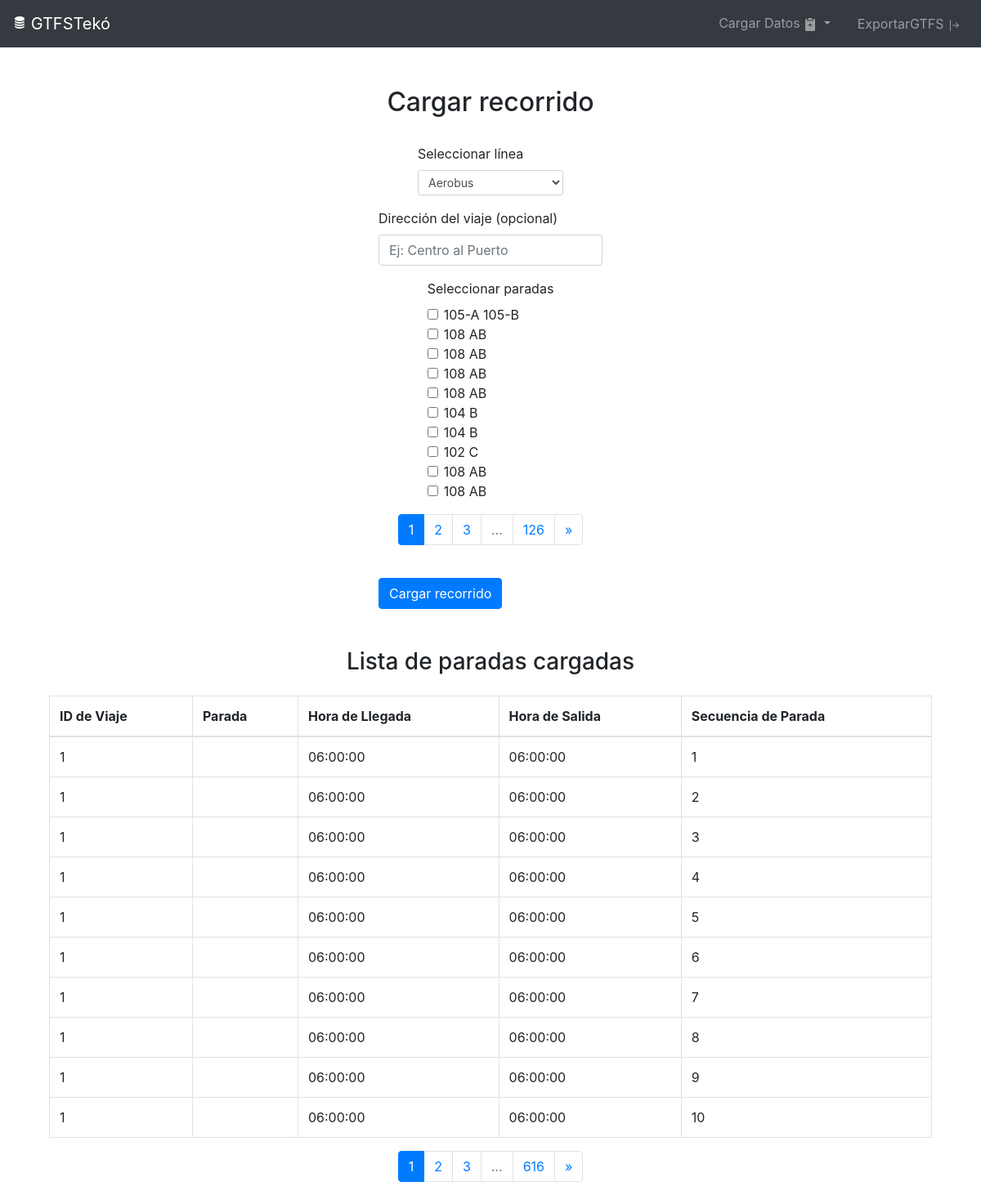
/gtfs/cargar_recorrido, run on the app's committed database.
### models/models.py (models this page shows)
class Stop(db.Model):
    stop_id = db.Column(db.Integer, primary_key=True)
    stop_name = db.Column(db.String(100), nullable=False)
    stop_lat = db.Column(db.Float, nullable=False)
    stop_lon = db.Column(db.Float, nullable=False)
    stop_desc = db.Column(db.String(100))

class StopTime(db.Model):
    trip_id = db.Column(db.Integer, db.ForeignKey('trip.trip_id'), primary_key=True)
    stop_id = db.Column(db.Integer, db.ForeignKey('stop.stop_id'))
    arrival_time = db.Column(db.String(8), nullable=False)
    departure_time = db.Column(db.String(8), nullable=False)
    stop_sequence = db.Column(db.Integer, nullable=False, primary_key=True)
    stop_lat = db.Column(db.Float, nullable=False)
    stop_lon = db.Column(db.Float, nullable=False)

### routes/recorrido_routes.py (the view, shortened to what this page needs)
@gtfs_bp.route('/cargar_recorrido', methods=['GET', 'POST'])
def cargar_recorrido():
    page = request.args.get('page', 1, type=int)
    stops_pagination = Stop.query.paginate(page=page, per_page=10)
    stop_times_page = request.args.get('stop_times_page', 1, type=int)
    stop_times_pagination = StopTime.query.paginate(page=stop_times_page, per_page=10)
    routes = Route.query.all()
    return render_template('cargar_recorrido.html',
                           routes=routes,
                           stops=stops_pagination,
                           stop_times=stop_times_pagination)

### templates/cargar_recorrido.html (shortened to what this page needs)
{% extends "base.html" %}
{% block content %}
<div class="container mt-5 d-flex align-items-center flex-column">
    <h2 class="text-center">Cargar recorrido</h2>
    <form method="POST" action="{{ url_for('gtfs.cargar_recorrido') }}" class="mt-4">
        <div class="d-flex justify-content-center">
            <div class="form-group">
                <label for="route_id">Seleccionar línea</label>
                <select class="form-control form-control-sm" id="route_id" name="route_id" required>
                    {% for route in routes %}
                    <option value="{{ route.route_id }}">{{ route.route_long_name }}</option>
                    {% endfor %}
                </select>
            </div>
        </div>
        <div class="d-flex justify-content-center">
            <div class="form-group">
                <label for="trip_headsign">Dirección del viaje (opcional)</label>
                <input type="text" class="form-control" id="trip_headsign" name="trip_headsign" placeholder="Ej: Centro al Puerto">
            </div>
        </div>
        <div class="d-flex justify-content-center">
            <div class="form-group">
                <label for="stops">Seleccionar paradas</label>
                <div class="form-check">
                    {% for stop in stops.items %}
                    <input type="checkbox" class="form-check-input stop-checkbox" id="stop_{{ stop.stop_id }}" name="stop_ids" value="{{ stop.stop_id }}">
                    <label class="form-check-label" for="stop_{{ stop.stop_id }}">{{ stop.stop_name }}</label><br>
                    {% endfor %}
                </div>
            </div>
        </div>
<nav aria-label="Page navigation">
    <ul class="pagination justify-content-center">
        {% for page_num in stops.iter_pages(left_edge=1, right_edge=1, left_current=2, right_current=2) %}
            {% if page_num %}
                <li class="page-item {% if page_num == stops.page %}active{% endif %}">
                    <a class="page-link" href="{{ url_for('gtfs.cargar_recorrido', page=page_num) }}">{{ page_num }}</a>
                </li>
            {% else %}
                <li class="page-item disabled"><span class="page-link">…</span></li>
            {% endif %}
        {% endfor %}
        {% if stops.has_next %}
        <li class="page-item">
            <a class="page-link" href="{{ url_for('gtfs.cargar_recorrido', page=stops.next_num) }}" aria-label="Next">
                <span aria-hidden="true">&raquo;</span>
            </a>
        </li>
        {% endif %}
    </ul>
</nav>
        <button type="submit" class="btn btn-primary mt-4">Cargar recorrido</button>
    </form>
    <h3 class="mt-5">Lista de paradas cargadas</h3>
    <table class="table table-bordered mt-3">
        <thead>
            <tr>
                <th>ID de Viaje</th>
                <th>Parada</th>
                <th>Hora de Llegada</th>
                <th>Hora de Salida</th>
                <th>Secuencia de Parada</th>
            </tr>
        </thead>
        <tbody>
            {% for stop_time in stop_times.items %}
            <tr>
                <td>{{ stop_time.trip_id }}</td>
                <td>
                </td>
                <td>{{ stop_time.arrival_time }}</td>
                <td>{{ stop_time.departure_time }}</td>
                <td>{{ stop_time.stop_sequence }}</td>
            </tr>
            {% endfor %}
        </tbody>
    </table>
<nav aria-label="Page navigation">
    <ul class="pagination justify-content-center">
        {% for page_num in stop_times.iter_pages(left_edge=1, right_edge=1, left_current=2, right_current=2) %}
            {% if page_num %}
                <li class="page-item {% if page_num == stop_times.page %}active{% endif %}">
                    <a class="page-link" href="{{ url_for('gtfs.cargar_recorrido', stop_times_page=page_num) }}">{{ page_num }}</a>
                </li>
            {% else %}
                <li class="page-item disabled"><span class="page-link">…</span></li>
            {% endif %}
        {% endfor %}
        {% if stop_times.has_next %}
        <li class="page-item">
            <a class="page-link" href="{{ url_for('gtfs.cargar_recorrido', stop_times_page=stop_times.next_num) }}" aria-label="Next">
                <span aria-hidden="true">&raquo;</span>
            </a>
        </li>
        {% endif %}
    </ul>
</nav>
{% endblock %}

### data on the page
Stop: stop_name "105-A 105-B"
Stop: stop_name "108 AB"
Stop: stop_name "108 AB"
Stop: stop_name "108 AB"
Stop: stop_name "108 AB"
Stop: stop_name "104 B"
Stop: stop_name "104 B"
Stop: stop_name "102 C"
Stop: stop_name "108 AB"
Stop: stop_name "108 AB"
StopTime: trip_id "1", arrival_time "06:00:00", departure_time "06:00:00", stop_sequence "1"
StopTime: trip_id "1", arrival_time "06:00:00", departure_time "06:00:00", stop_sequence "2"
StopTime: trip_id "1", arrival_time "06:00:00", departure_time "06:00:00", stop_sequence "3"
StopTime: trip_id "1", arrival_time "06:00:00", departure_time "06:00:00", stop_sequence "4"
StopTime: trip_id "1", arrival_time "06:00:00", departure_time "06:00:00", stop_sequence "5"
StopTime: trip_id "1", arrival_time "06:00:00", departure_time "06:00:00", stop_sequence "6"
StopTime: trip_id "1", arrival_time "06:00:00", departure_time "06:00:00", stop_sequence "7"
StopTime: trip_id "1", arrival_time "06:00:00", departure_time "06:00:00", stop_sequence "8"
StopTime: trip_id "1", arrival_time "06:00:00", departure_time "06:00:00", stop_sequence "9"
StopTime: trip_id "1", arrival_time "06:00:00", departure_time "06:00:00", stop_sequence "10"

### other printed values
{{ page_num }} "1" "2" "3" "126"
{{ page_num }} "1" "2" "3" "616"
form field route_id "Aerobus"
